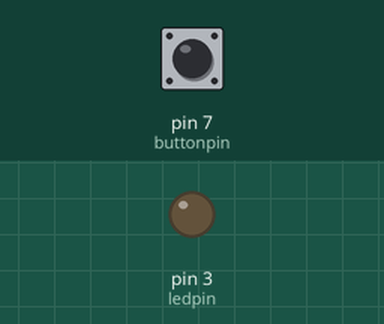
Simulated run of this sketch. Board: Arduino Uno, built with avr-gcc and run on an emulated ATmega328P. On the bench: output pins drawn as LEDs (lit = HIGH). The inputs (shaded band) are chosen by the test bench; at power-on: pin 7 (buttonpin) HIGH.

Above: at 1.2 s.
1.3 s: pin 7 (buttonpin) pulled LOW for 0.15 s
At 1.37 s:
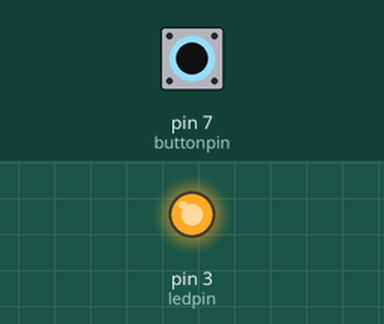
2.9 s: pin 7 (buttonpin) pulled LOW for 3.2 s
At 7.5 s:
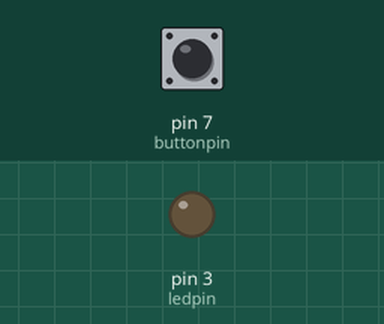
Timing chart, 0 to 9.0 s (numbered marks = the images above; inputs shaded):
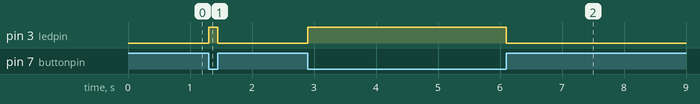

Measured:
- after the input at 1.3 s, pin 3 (ledpin): LOW → HIGH at once, → LOW 0.15 s later
- after the input at 2.9 s, pin 3 (ledpin): LOW → HIGH at once, → LOW 3.2 s later

The sketch:

button_control_1.ino
```cpp
int ledpin = 3 ;
int buttonpin = 7 ;

void setup()
{
  pinMode(buttonpin, INPUT);
  pinMode(ledpin, OUTPUT);
}

void loop()
{
  if (digitalRead(buttonpin) == 0) {
    digitalWrite(ledpin, HIGH);
  } else {
    digitalWrite(ledpin, LOW);
  }
}
```
